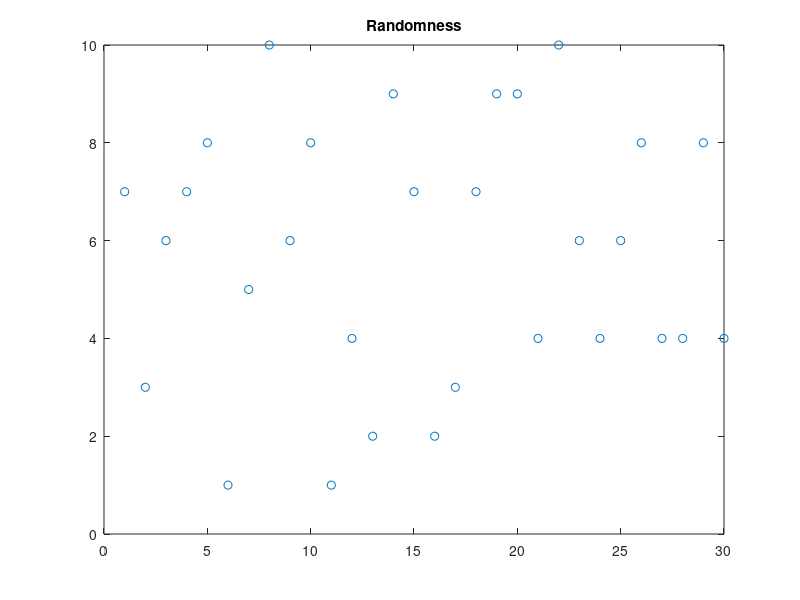

Write MATLAB code to recreate this figure.
clear all
clc

a = rand()
b = rand(3)
c = rand(5,2)
d = randi(10000)
e = randi(100, 6)
f = randi(10,3, 4)
% Randn function
aa = randn()
bb = randn(3)
cc = randn(3, 7)
% Plot session
f = []; 
for i=1:30
    f(i) = randi(10);
end
plot(1:30, f, 'o')
title('Randomness')